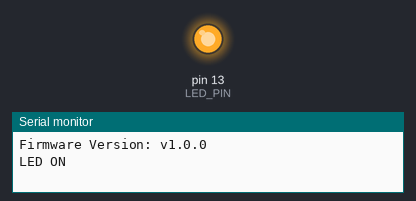
The sketch below on a simulated Arduino Uno, built with avr-gcc and run on an emulated ATmega328P. On the bench: output pins drawn as LEDs (lit = HIGH), the last lines printed to the serial monitor.

Above: at 2.5 s.
At 7.5 s:
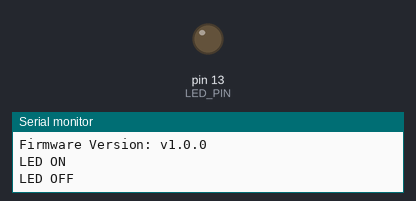
Timing chart, 0 to 13.0 s (numbered marks = the images above):
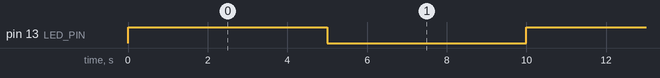

Measured:
- by itself, pin 13 (LED_PIN): alternates HIGH for 5.0 s and LOW for 5.0 s

The sketch:

arduino_test.ino
```cpp
#define LED_PIN 13
String firmwareVersion = "v1.0.0";

void setup() {
  pinMode(LED_PIN, OUTPUT);
  Serial.begin(57600);

  // Print firmware version on boot
  Serial.println("Firmware Version: " + firmwareVersion);
}

void loop() {
  // Turn ON LED
  digitalWrite(LED_PIN, HIGH);
  Serial.println("LED ON");
  delay(5000);

  // Turn OFF LED
  digitalWrite(LED_PIN, LOW);
  Serial.println("LED OFF");
  delay(5000); // Optional: pause before next cycle
}
```
